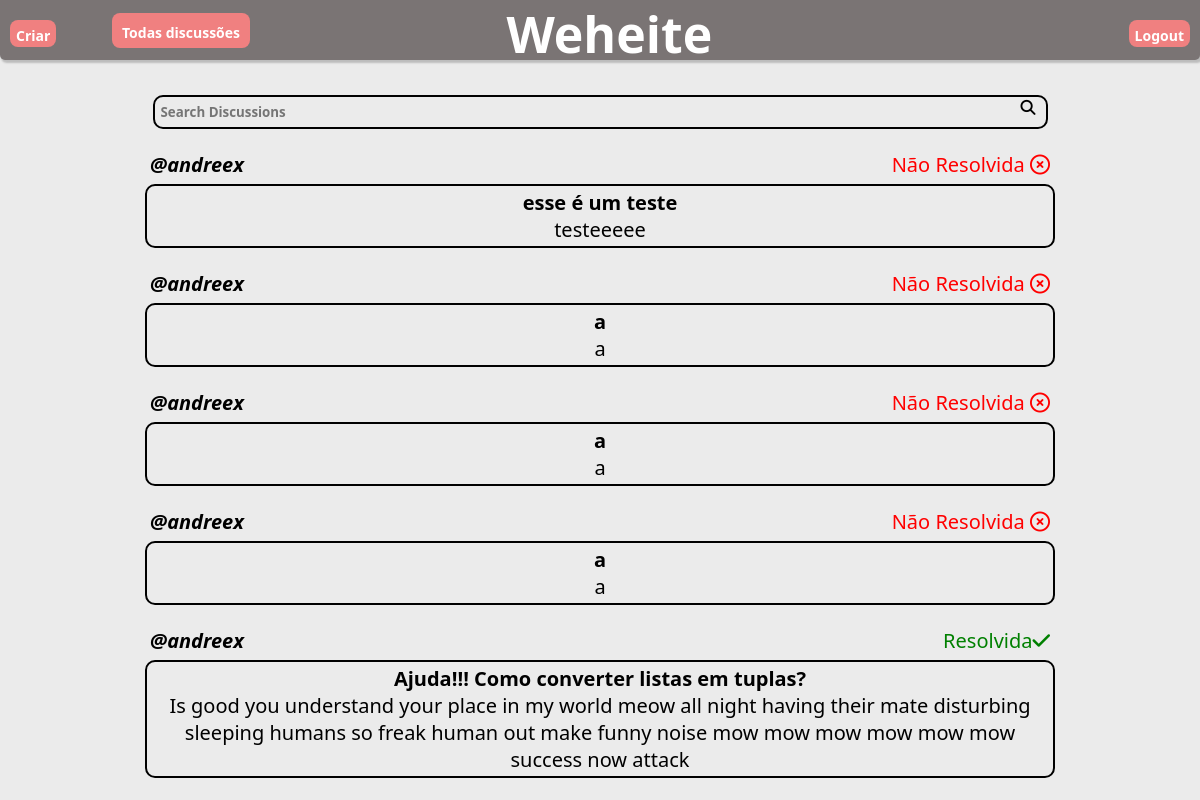
Screenshot of /myDiscussions/ (signed in) with the database file from the repository.
### users/models.py (models this page shows, shortened)
class Forum(models.Model):
    autor = models.ForeignKey(User, on_delete=models.SET_NULL,null=True)
    title = models.TextField(max_length=255)
    body = models.TextField(max_length=9999)
    respondida = models.ManyToManyField(User, default=None, blank=True, related_name='respondida')

### users/views.py (the view)
# urls.py: path('myDiscussions/', user_views.myDisc, name='myDiscs'),
def myDisc(request):
    user = request.user
    q = request.GET.get('q') if request.GET.get('q') != None else ''
    discussao = Forum.objects.filter(title__icontains=q).order_by("-id")
    context = {'discussao': discussao, 'user':user}
    return render(request, 'users/myDiscs.html', context )

### users/templates/users/myDiscs.html (shortened to what this page needs)
<!DOCTYPE html>
<html lang="en">
<head>
</head>
<body>
    {% if user.is_authenticated %}
    <header>
        <div class="header-bottoms-left">
            <a class="a3" href="{% url 'forum' %} ">Criar</a>
            <a class="a4" href="{% url 'home' %} ">Todas discussões</a>
        </div>
        <h1><a class="a8" href="{% url 'home' %} ">Weheite</a></h1>
        <a class="a2" href="{% url 'logout' %} ">Logout</a>
    </header>
    <br>
    <br>
    <br>
    <br>
    <br>
    <div class="search-bar-position">
        <form method="GET" action="{% url 'myDiscs' %}">
            <div class="search-bar-disposition">
                <input type="text" name="q" class="search-bar" placeholder="Search Discussions" />
                <h6><i class="fa-solid fa-magnifying-glass"></i></h6>
            </div>
        </form>
    </div>
    <br>
    {% for posts in discussao %}
        {%if user.id == posts.autor_id %}
            <div class="footer-content">
                <div class="BoxAutor">
                    <a href="/{{posts.autor_id}}/profile/" class = "autor"><p><b><i>@{{posts.autor}}</i></b></p></a>
                    {% if posts.autor in posts.respondida.all %}
                    <p class="statusforum" style="color: green; font-size: 20px;">Resolvida<i class="fa-solid fa-check"></i></p>
                    {% else %}
                    <p class="statusforum" style="color: red; font-size: 20px;">Não Resolvida <i class="fa-regular fa-circle-xmark"></i></p>
                    {%endif%}
                </div>
                <div class="BoxContent">
                    <a class="a5" href="/{{posts.id}}/detailForum/">
                        <p><b>{{posts.title}}</b></p>
                    </a>
                    <p class="TextBody">{{posts.body}}</p>
                </div>
                <br>
            </div>
        {%endif%}
    {% endfor %}
    {% endif %}
</body>

### users/templates/users/myDiscs.html (style rules this page uses)
* { font-family: 'Segoe UI', Tahoma, Geneva, Verdana, sans-serif; margin: 0px; padding: 0px; }
:root { font-size: 14px; font-family: 'Segoe UI', Tahoma, Geneva, Verdana, sans-serif; }
body { background-color: #ebebeb; width: 100vw; }
header { position: fixed; color: white; height: 60px; background-color: rgba(122, 116, 116, 1); display: flex; justify-content: space-between; width: 100vw; border-bottom: grey; border-radius: 0px 0px 5px 5px; box-shadow: 2px 2px 2px 1px rgba(0, 0, 0, 0.2); }
input { background-color: lightcoral; height: fit-content; width: fit-content; padding: 6px; color: #fff; font-weight: bolder; text-decoration: none; border-radius: 8px; }
a { text-decoration: none; }
.a5 { color: black; }
.BoxAutor { width: 900px; height: 30px; background: none; display: flex; justify-content: space-between; padding: 3px; font-size: 15px; }
.autor { font-size: 20px; text-decoration: none; color: black; }
.BoxContent { width: 900px; text-align: center; background: none; border: 2px solid; padding: 3px; font-size: 20px; border-radius: 10px; }
.a3 { text-decoration: none; background-color: lightcoral; height: 15px; width: fit-content; padding: 6px; color: #fff; font-weight: bolder; text-decoration: none; border-radius: 8px; margin-left: 10px; margin-top: 20px; }
.a2 { text-decoration: none; background-color: lightcoral; height: 15px; width: fit-content; padding: 6px; color: #fff; font-weight: bolder; text-decoration: none; border-radius: 8px; margin-right: 10px; margin-top: 20px; }
.TextBody { word-wrap: break-word; }
.a4 { align-self: center; text-decoration: none; background-color: lightcoral; height: 15px; width: fit-content; padding: 6px; color: #fff; font-weight: bolder; text-decoration: none; border-radius: 8px; padding: 10px }
.footer-content { display: flex; flex-direction: column; align-items: center; }
.search-bar { background: none; width: 800px; border: none; color: black; padding-right: 60px; }
.search-bar-position { width: 100vw; display: flex; justify-content: center; }
.search-bar-disposition { display: flex; border: 2px solid; padding-right: 10px; border-radius: 10px; }
h6 { font-size: 15px; }
h1 { font-size: 50px; margin-right: 160px; }
.header-bottoms-left { width: 250px; display: flex; justify-content: space-between; }
.a8 { text-decoration: none; color: white; }

### rows the page displays
Forum: autor "andreex", shows "Não Resolvida", title "esse é um teste", body "testeeeee"
Forum: autor "andreex", shows "Não Resolvida", title "a", body "a"
Forum: autor "andreex", shows "Não Resolvida", title "a", body "a"
Forum: autor "andreex", shows "Não Resolvida", title "a", body "a"
Forum: autor "andreex", shows "Resolvida", title "Ajuda!!! Como converter listas em tuplas?", body "Is good you understand your place in my world meow all night having their mate disturbing sleeping humans so freak human out make funny noise mow mow mow mow mow mow success now attack"
